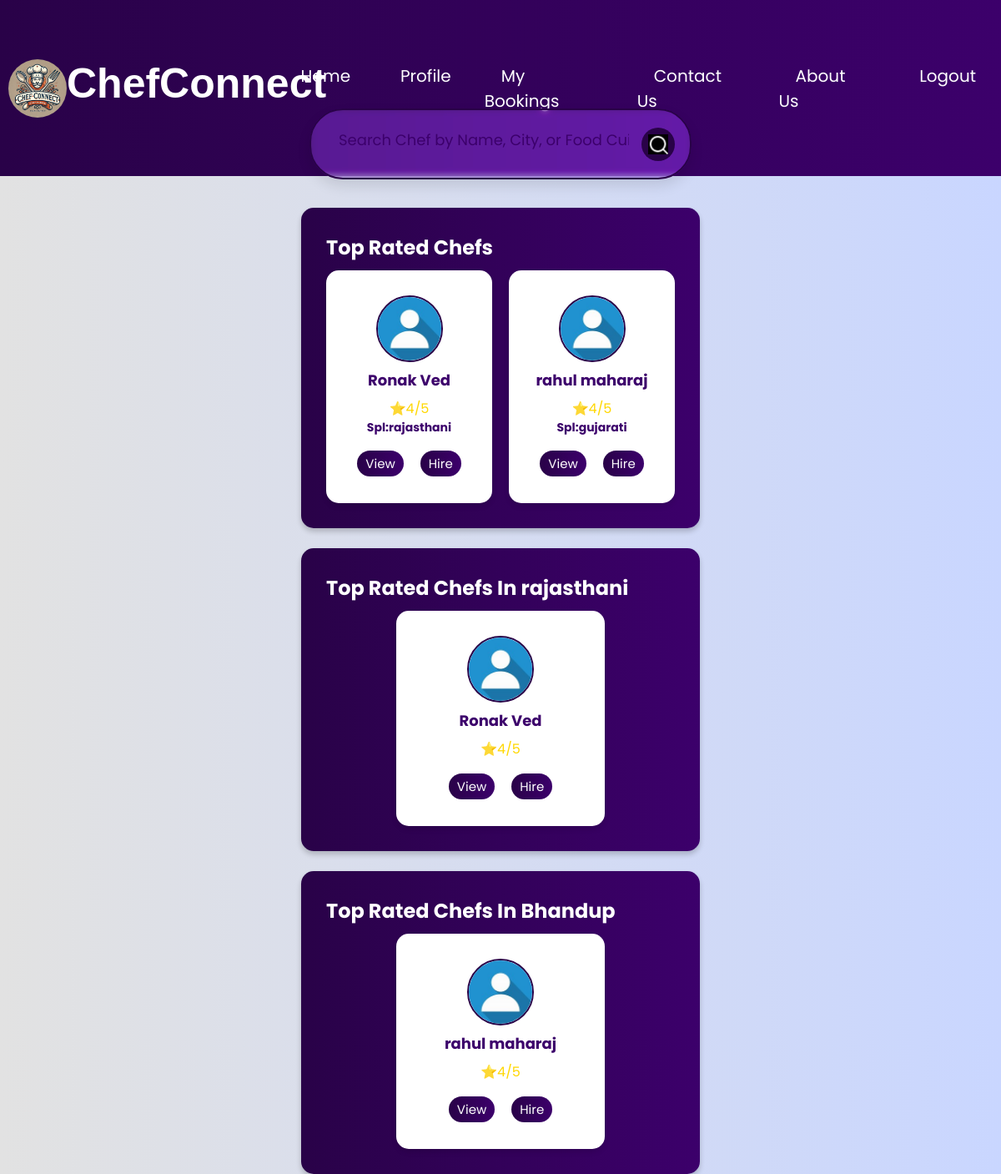
Before: /home/home.php (signed in) with the older database file.
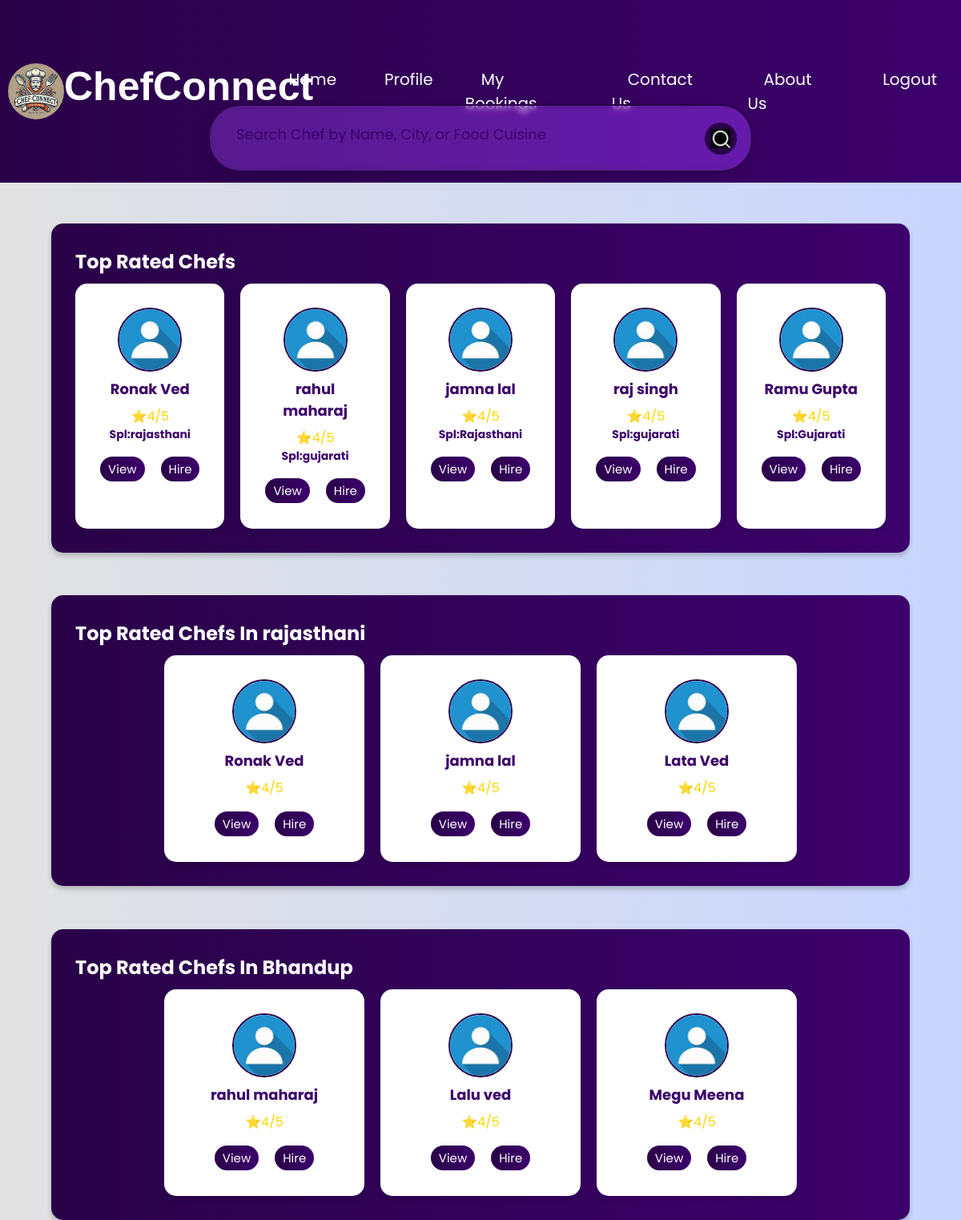
After: the same page with the newer database file.
### tables this page shows
CREATE TABLE `chefs` (
  `chef_id` int(100) NOT NULL,
  `chef_name` varchar(100) NOT NULL,
  `chef_email` varchar(100) NOT NULL,
  `chef_mobile` varchar(100) NOT NULL,
  `chef_password` varchar(100) NOT NULL,
  `chef_pic` varchar(100) DEFAULT NULL,
  `gender` varchar(100) NOT NULL,
  `city` varchar(100) NOT NULL,
  `charges` int(100) NOT NULL,
  `experience` varchar(100) DEFAULT NULL,
  `speciality` varchar(100) NOT NULL,
  `bio` varchar(100) DEFAULT NULL,
  `chef_ratings` int(10) NOT NULL DEFAULT 4
);

### home/home.php (the view, shortened to what this page needs)
<?php
include '../db/config.php';
$userdata = $_SESSION['userdata'];
$foodpref = $userdata['foodpref'];
$location = $userdata['city'];
$sql = "SELECT * FROM chefs ORDER BY chef_ratings DESC LIMIT 5";
$result = $conn->query($sql);
$chefs = array();
if ($result->num_rows > 0) {
     while($row = $result->fetch_assoc()) {
     $chefs[] = $row; }
 }
 $sql = "SELECT * FROM chefs WHERE speciality = '$foodpref' ORDER BY chef_ratings DESC LIMIT 5";
 $result = $conn->query($sql);
 $category_chefs = array();
 if ($result->num_rows > 0) {
      while($row = $result->fetch_assoc()) {
        $category_chefs[] = $row;
    }
  }
 $sql = "SELECT * FROM chefs WHERE city = '$location' ORDER BY chef_ratings DESC LIMIT 5";
 $result = $conn->query($sql);
 $location_chefs = array();
 if ($result->num_rows > 0) {
      while($row = $result->fetch_assoc()) {
        $location_chefs[] = $row;
    }
  }
?>
<!DOCTYPE html>
<html lang="en">
<head>
    <link href="https://unpkg.com/boxicons@2.1.4/css/boxicons.min.css" rel="stylesheet">
    <link rel="stylesheet" href="../style.css">
</head>
<body>
    <nav class="navbar">
        <div class="comname"><img src="../assets/web_images/logo.webp" alt="cheflogo">ChefConnect</div>
        <ul class="nav-link">
            <li><a href="home.php">Home</a></li>
            <li><a href="../profile/profile.php">Profile</a></li>
            <li><a href="../bookings/mybooking.php">My Bookings</a></li>
            <li><a href="../contact/contact.php">Contact Us</a></li>
            <li><a href="#">About Us</a></li>
            <li><a href="../logReg/logout.php">Logout</a></li>
        </ul>
    </nav>
    <div class="home-container">
    <div class="search-container">
    <form id="searchbar" method="POST" action="/search">
        <input type="text" placeholder="Search Chef by Name, City, or Food Cuisine" name="search-input" id="search-input">
        <button type="submit"><img src="../assets/web_images/search.jpeg" alt="Search"></button>
    </form>
</div>
    <div class="top-rated-chefs">
    <h2 class="top-rated-chef-head">Top Rated Chefs</h2>
    <div class="chef-profiles">
    <?php foreach ($chefs as $chef): ?>
        <div class="chef-card">
            <img src="<?php if ($chef['chef_pic'] != '') {
                                echo '../assets/uploads/chef_pic/' . htmlspecialchars($chef['chef_pic']);
                            } else {
                                echo '../assets/web_images/default-profile-pic.jpeg';
                            } ?>" alt="Chef Profile Photo" class="chef-photo">
            <div class="chef-info">
                <h3 class="chef-name"><?php echo htmlspecialchars($chef['chef_name']); ?></h3>
                <p class="chef-rating">⭐<?php echo htmlspecialchars($chef['chef_ratings']); ?>/5</p>
                <p class="chef-specialty">Spl:<?php echo htmlspecialchars($chef['speciality']); ?></p>
            </div>
            <div class="view-hire-buttons">
                <ul class="view-hire-link">
                    <li><a href="#">View</a></li>
                    <li><a href="#">Hire</a></li>
                </ul>
            </div>
        </div>
        <?php endforeach; ?>
    </div>
</div>
<div class="top-rated-chefs">
    <h2 class="top-rated-chef-head">Top Rated Chefs In <?php echo htmlspecialchars($foodpref); ?></h2>
    <div class="chef-profiles">
    <?php foreach ($category_chefs as $cat_chef): ?>
        <div class="chef-card">
            <img src="<?php if ($cat_chef['chef_pic'] != '') {
                                echo '../assets/uploads/chef_pic/' . htmlspecialchars($cat_chef['chef_pic']);
                            } else {
                                echo '../assets/web_images/default-profile-pic.jpeg';
                            } ?>" alt="Chef Profile Photo" class="chef-photo">
            <div class="chef-info">
                <h3 class="chef-name"><?php echo htmlspecialchars($cat_chef['chef_name']); ?></h3>
                <p class="chef-rating">⭐<?php echo htmlspecialchars($cat_chef['chef_ratings']); ?>/5</p>
            </div>
            <div class="view-hire-buttons">
                <ul class="view-hire-link">
                    <li><a href="#">View</a></li>
                    <li><a href="#">Hire</a></li>
                </ul>
            </div>
        </div>
        <?php endforeach; ?>
    </div>
</div>
<div class="top-rated-chefs">
    <h2 class="top-rated-chef-head">Top Rated Chefs In <?php echo htmlspecialchars($location); ?></h2>
    <div class="chef-profiles">
    <?php foreach ($location_chefs as $loc_chef): ?>
        <div class="chef-card">
            <img src="<?php if ($loc_chef['chef_pic'] != '') {
                                echo '../assets/uploads/chef_pic/' . htmlspecialchars($loc_chef['chef_pic']);
                            } else {
                                echo '../assets/web_images/default-profile-pic.jpeg';
                            } ?>" alt="Chef Profile Photo" class="chef-photo">
            <div class="chef-info">
                <h3 class="chef-name"><?php echo htmlspecialchars($loc_chef['chef_name']); ?></h3>
                <p class="chef-rating">⭐<?php echo htmlspecialchars($loc_chef['chef_ratings']); ?>/5</p>
            </div>
            <div class="view-hire-buttons">
                <ul class="view-hire-link">
                    <li><a href="#">View</a></li>
                    <li><a href="#">Hire</a></li>
                </ul>
            </div>
        </div>
        <?php endforeach; ?>
    </div>
</div>
</div>
</body>
</html>

### style.css (style rules this page uses)
* { margin: 0; padding: 0; box-sizing: border-box; font-family: 'Poppins', sans-serif; }
body { display: flex; justify-content: center; align-items: center; min-height: 100vh; background: linear-gradient(90deg, #e2e2e2, #c9d6ff); margin: 0; padding: 0; }
.navbar { position: absolute; top: 0; width: 100%; height: 15%; padding: 10px 10px; background: linear-gradient(90deg, #290248, #3c006b); color: #020618; display: flex; align-items: center; justify-content: space-between; }
.navbar .comname img { width: 70px; height: 70px; border-radius: 50px; object-fit: contain; }
.navbar .comname { width: 28%; display: flex; flex-direction: row; justify-content: space-around; align-items: space-around; }
.comname { font-size: 50px; font-family: 'Gill Sans', 'Gill Sans MT', Calibri, 'Trebuchet MS', sans-serif; font-weight: bold; color: #fff; }
.nav-link { display: flex; justify-content: flex-end; gap: 20px; list-style: none; padding: 0; margin: 0; }
.nav-link li { margin: 0; padding: 0; }
.nav-link li a { text-decoration: none; color: #fff; padding: 10px 20px; font-size: 20px; transition: color 0.3s; }
.search-container { width: 100%; margin: auto; max-width: 700px; padding: 10px; display: flex; justify-content: center; }
#searchbar { width: 100%; display: flex; align-items: center; border-radius: 40px; padding: 0 18px; border: 2px solid #290248; backdrop-filter: blur(4px) saturate(180%); background: rgba(255, 255, 255, 0.1); box-shadow: 0 8px 16px rgba(0, 0, 0, 0.1); box-sizing: border-box; }
#searchbar input { flex: 1; background: transparent; margin-top: 10px; border: none; outline: none; padding: 12px 15px; font-size: 18px; color: #290248; }
#searchbar input::placeholder { color: #3c006b; }
#searchbar button img { width: 24px; height: 24px; }
#searchbar button { border: none; border-radius: 50%; width: 40px; height: 40px; background: #290248; cursor: pointer; display: flex; align-items: center; justify-content: center; padding: 8px; transition: background-color 0.3s; }
.top-rated-chefs { margin-top: 5%; padding: 30px; background: linear-gradient(90deg, #290248, #3c006b); color: #fff; border-radius: 15px; box-shadow: 0 4px 6px rgba(0, 0, 0, 0.2); text-align: left; }
.top-rated-chef-head { margin-bottom: 10px; }
.chef-profiles { display: flex; flex-direction: row; gap: 20px; justify-content: center; }
.chef-card { flex: 1 1 calc(33.33% - 20px); max-width: 250px; background: #fff; border-radius: 15px; box-shadow: 0 4px 6px rgba(0, 0, 0, 0.1); padding: 30px; text-align: center; color: #290248; }
.chef-photo { display: block; margin: 0 auto; width: 80px; height: 80px; border-radius: 50%; object-fit: cover; border: 2px solid #290248; }
.chef-name { font-size: 18px; color: #3c006b; font-weight: bold; margin: 8px 0; }
.chef-rating { font-size: 16px; color: #FFD700; }
.chef-specialty { font-size: 14px; color: #3c006b; font-weight: bold; }
.home-container { margin-top: 10%; }
.view-hire-buttons { margin-top: 20px; margin-bottom: 5px; }
.view-hire-link { display: flex; justify-content: center; gap: 20px; list-style: none; padding: 0; margin: 0; }
.view-hire-link li a { text-decoration: none; background: linear-gradient(90deg, #290248, #3c006b); padding: 5px 10px; font-size: 15px; color: #fff; border-radius: 50px; }
input, textarea, select { width: 90%; padding: 10px; border: 1px solid #ccc; border-radius: 5px; font-size: 14px; margin-bottom: 20px; transition: all 0.3s ease; }

Changed rows visible on the page:
added chefs: chef_name "jamna lal", chef_ratings "4", speciality "Rajasthani"
added chefs: chef_name "raj singh", chef_ratings "4", speciality "gujarati", shown under "Top Rated Chefs"
added chefs: chef_name "Ramu Gupta", chef_ratings "4", speciality "Gujarati", shown under "Top Rated Chefs"
added chefs: chef_name "Lata Ved", chef_ratings "4", shown under "Top Rated Chefs In rajasthani"
added chefs: chef_name "Lalu ved", chef_ratings "4", shown under "Top Rated Chefs In Bhandup"
added chefs: chef_name "Megu Meena", chef_ratings "4", shown under "Top Rated Chefs In Bhandup"
